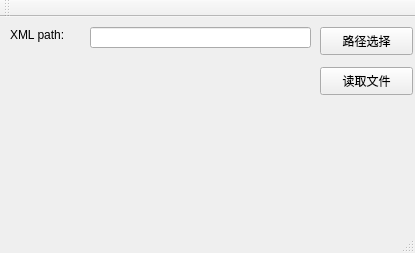
<?xml version="1.0" encoding="UTF-8"?>
<ui version="4.0">
 <class>MainWindow</class>
 <widget class="QMainWindow" name="MainWindow">
  <property name="geometry">
   <rect>
    <x>0</x>
    <y>0</y>
    <width>415</width>
    <height>253</height>
   </rect>
  </property>
  <property name="windowTitle">
   <string>MainWindow</string>
  </property>
  <widget class="QWidget" name="centralWidget">
   <widget class="QPushButton" name="pushButton">
    <property name="geometry">
     <rect>
      <x>320</x>
      <y>10</y>
      <width>93</width>
      <height>28</height>
     </rect>
    </property>
    <property name="text">
     <string>路径选择</string>
    </property>
   </widget>
   <widget class="QLineEdit" name="lineEdit">
    <property name="geometry">
     <rect>
      <x>90</x>
      <y>10</y>
      <width>221</width>
      <height>21</height>
     </rect>
    </property>
   </widget>
   <widget class="QPushButton" name="pushButton_2">
    <property name="geometry">
     <rect>
      <x>320</x>
      <y>50</y>
      <width>93</width>
      <height>28</height>
     </rect>
    </property>
    <property name="text">
     <string>读取文件</string>
    </property>
   </widget>
   <widget class="QLabel" name="label">
    <property name="geometry">
     <rect>
      <x>10</x>
      <y>10</y>
      <width>72</width>
      <height>15</height>
     </rect>
    </property>
    <property name="text">
     <string>XML path:</string>
    </property>
   </widget>
  </widget>
  <widget class="QMenuBar" name="menuBar">
   <property name="geometry">
    <rect>
     <x>0</x>
     <y>0</y>
     <width>415</width>
     <height>26</height>
    </rect>
   </property>
  </widget>
  <widget class="QToolBar" name="mainToolBar">
   <attribute name="toolBarArea">
    <enum>TopToolBarArea</enum>
   </attribute>
   <attribute name="toolBarBreak">
    <bool>false</bool>
   </attribute>
  </widget>
  <widget class="QStatusBar" name="statusBar"/>
 </widget>
 <layoutdefault spacing="6" margin="11"/>
 <resources/>
 <connections/>
</ui>
